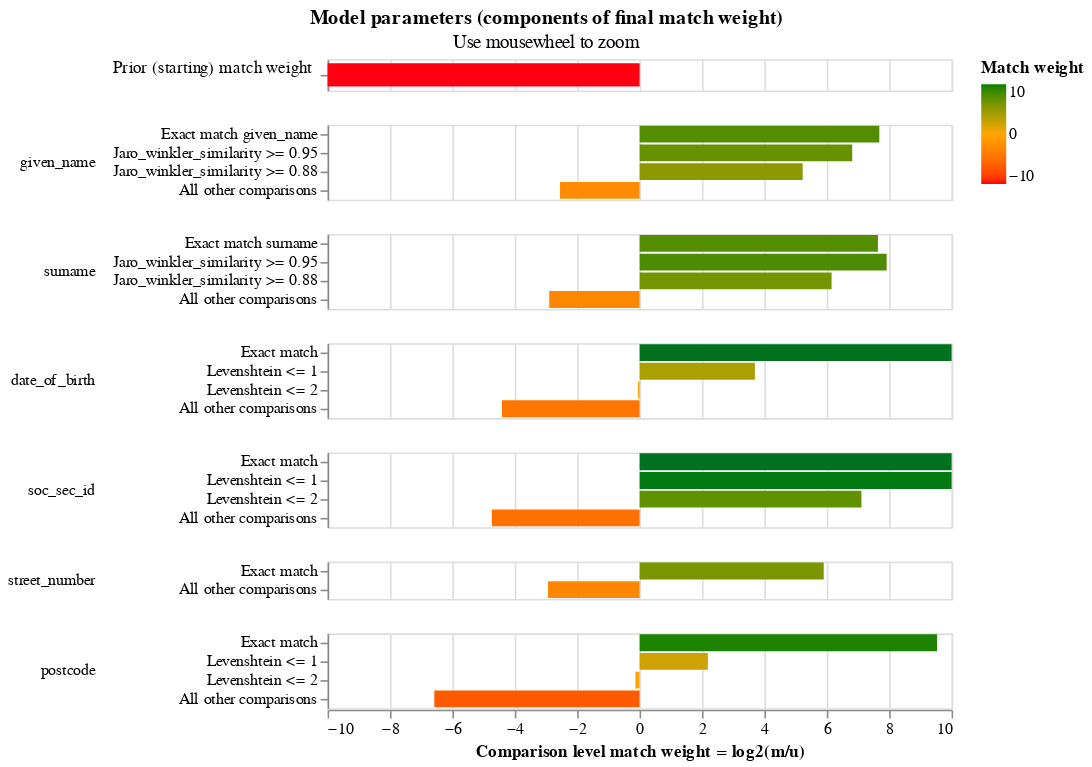

Notebook cell for this chart:
### Code cell
linker_detailed.match_weights_chart()

### Figure 1 — Vega-Lite specification as saved in the notebook (floating-point values rounded to 4 significant figures)
{"$schema": "https://vega.github.io/schema/vega-lite/v5.2.json", "config": {"header": {"title": null}, "mark": {"tooltip": null}, "title": {"anchor": "middle"}, "view": {"height": 60, "width": 400}}, "data": {"values": [{"bayes_factor": 0.0002384, "bayes_factor_description": "The probability that two random records drawn at random match is 0.000 or one in  4,195.5 records.This is equivalent to a starting match weight of -12.034.", "comparison_name": "probability_two_random_records_match", "comparison_sort_order": -1, "comparison_vector_value": 0, "has_tf_adjustments": false, "is_null_level": false, "label_for_charts": "", "log2_bayes_factor": -12.03, "m_probability": null, "m_probability_description": null, "max_comparison_vector_value": 0, "probability_two_random_records_match": 0.0002383, "sql_condition": null, "tf_adjustment_column": null, "tf_adjustment_weight": null, "u_probability": null, "u_probability_description": null}, {"bayes_factor": 205.6, "bayes_factor_description": "If comparison level is `exact match given_name` then comparison is 205.61 times more likely to be a match", "comparison_name": "given_name", "comparison_sort_order": 0, "comparison_vector_value": 3, "has_tf_adjustments": true, "is_null_level": false, "label_for_charts": "Exact match given_name", "log2_bayes_factor": 7.684, "m_probability": 0.6894, "m_probability_description": "Amongst matching record comparisons, 68.94% of records are in the exact match given_name comparison level", "max_comparison_vector_value": 3, "probability_two_random_records_match": 0.0002383, "sql_condition": "\"given_name_l\" = \"given_name_r\"", "tf_adjustment_column": "given_name", "tf_adjustment_weight": 1, "u_probability": 0.003353, "u_probability_description": "Amongst non-matching record comparisons, 0.34% of records are in the exact match given_name comparison level"}, {"bayes_factor": 112.6, "bayes_factor_description": "If comparison level is `jaro_winkler_similarity >= 0.95` then comparison is 112.64 times more likely to be a match", "comparison_name": "given_name", "comparison_sort_order": 0, "comparison_vector_value": 2, "has_tf_adjustments": false, "is_null_level": false, "label_for_charts": "Jaro_winkler_similarity >= 0.95", "log2_bayes_factor": 6.816, "m_probability": 0.08457, "m_probability_description": "Amongst matching record comparisons, 8.46% of records are in the jaro_winkler_similarity >= 0.95 comparison level", "max_comparison_vector_value": 3, "probability_two_random_records_match": 0.0002383, "sql_condition": "jaro_winkler_similarity(\"given_name_l\", \"given_name_r\") >= 0.95", "tf_adjustment_column": null, "tf_adjustment_weight": 1, "u_probability": 0.0007508, "u_probability_description": "Amongst non-matching record comparisons, 0.08% of records are in the jaro_winkler_similarity >= 0.95 comparison level"}, {"bayes_factor": 37.45, "bayes_factor_description": "If comparison level is `jaro_winkler_similarity >= 0.88` then comparison is 37.45 times more likely to be a match", "comparison_name": "given_name", "comparison_sort_order": 0, "comparison_vector_value": 1, "has_tf_adjustments": false, "is_null_level": false, "label_for_charts": "Jaro_winkler_similarity >= 0.88", "log2_bayes_factor": 5.227, "m_probability": 0.05631, "m_probability_description": "Amongst matching record comparisons, 5.63% of records are in the jaro_winkler_similarity >= 0.88 comparison level", "max_comparison_vector_value": 3, "probability_two_random_records_match": 0.0002383, "sql_condition": "jaro_winkler_similarity(\"given_name_l\", \"given_name_r\") >= 0.88", "tf_adjustment_column": null, "tf_adjustment_weight": 1, "u_probability": 0.001504, "u_probability_description": "Amongst non-matching record comparisons, 0.15% of records are in the jaro_winkler_similarity >= 0.88 comparison level"}, {"bayes_factor": 0.1707, "bayes_factor_description": "If comparison level is `all other comparisons` then comparison is  5.86 times less likely to be a match", "comparison_name": "given_name", "comparison_sort_order": 0, "comparison_vector_value": 0, "has_tf_adjustments": false, "is_null_level": false, "label_for_charts": "All other comparisons", "log2_bayes_factor": -2.551, "m_probability": 0.1697, "m_probability_description": "Amongst matching record comparisons, 16.97% of records are in the all other comparisons comparison level", "max_comparison_vector_value": 3, "probability_two_random_records_match": 0.0002383, "sql_condition": "ELSE", "tf_adjustment_column": null, "tf_adjustment_weight": 1, "u_probability": 0.9944, "u_probability_description": "Amongst non-matching record comparisons, 99.44% of records are in the all other comparisons comparison level"}, {"bayes_factor": 199.3, "bayes_factor_description": "If comparison level is `exact match surname` then comparison is 199.29 times more likely to be a match", "comparison_name": "surname", "comparison_sort_order": 1, "comparison_vector_value": 3, "has_tf_adjustments": true, "is_null_level": false, "label_for_charts": "Exact match surname", "log2_bayes_factor": 7.639, "m_probability": 0.6785, "m_probability_description": "Amongst matching record comparisons, 67.85% of records are in the exact match surname comparison level", "max_comparison_vector_value": 3, "probability_two_random_records_match": 0.0002383, "sql_condition": "\"surname_l\" = \"surname_r\"", "tf_adjustment_column": "surname", "tf_adjustment_weight": 1, "u_probability": 0.003404, "u_probability_description": "Amongst non-matching record comparisons, 0.34% of records are in the exact match surname comparison level"}, {"bayes_factor": 241.9, "bayes_factor_description": "If comparison level is `jaro_winkler_similarity >= 0.95` then comparison is 241.92 times more likely to be a match", "comparison_name": "surname", "comparison_sort_order": 1, "comparison_vector_value": 2, "has_tf_adjustments": false, "is_null_level": false, "label_for_charts": "Jaro_winkler_similarity >= 0.95", "log2_bayes_factor": 7.918, "m_probability": 0.1304, "m_probability_description": "Amongst matching record comparisons, 13.04% of records are in the jaro_winkler_similarity >= 0.95 comparison level", "max_comparison_vector_value": 3, "probability_two_random_records_match": 0.0002383, "sql_condition": "jaro_winkler_similarity(\"surname_l\", \"surname_r\") >= 0.95", "tf_adjustment_column": null, "tf_adjustment_weight": 1, "u_probability": 0.000539, "u_probability_description": "Amongst non-matching record comparisons, 0.05% of records are in the jaro_winkler_similarity >= 0.95 comparison level"}, {"bayes_factor": 71.2, "bayes_factor_description": "If comparison level is `jaro_winkler_similarity >= 0.88` then comparison is 71.20 times more likely to be a match", "comparison_name": "surname", "comparison_sort_order": 1, "comparison_vector_value": 1, "has_tf_adjustments": false, "is_null_level": false, "label_for_charts": "Jaro_winkler_similarity >= 0.88", "log2_bayes_factor": 6.154, "m_probability": 0.05758, "m_probability_description": "Amongst matching record comparisons, 5.76% of records are in the jaro_winkler_similarity >= 0.88 comparison level", "max_comparison_vector_value": 3, "probability_two_random_records_match": 0.0002383, "sql_condition": "jaro_winkler_similarity(\"surname_l\", \"surname_r\") >= 0.88", "tf_adjustment_column": null, "tf_adjustment_weight": 1, "u_probability": 0.0008088, "u_probability_description": "Amongst non-matching record comparisons, 0.08% of records are in the jaro_winkler_similarity >= 0.88 comparison level"}, {"bayes_factor": 0.1342, "bayes_factor_description": "If comparison level is `all other comparisons` then comparison is  7.45 times less likely to be a match", "comparison_name": "surname", "comparison_sort_order": 1, "comparison_vector_value": 0, "has_tf_adjustments": false, "is_null_level": false, "label_for_charts": "All other comparisons", "log2_bayes_factor": -2.897, "m_probability": 0.1336, "m_probability_description": "Amongst matching record comparisons, 13.36% of records are in the all other comparisons comparison level", "max_comparison_vector_value": 3, "probability_two_random_records_match": 0.0002383, "sql_condition": "ELSE", "tf_adjustment_column": null, "tf_adjustment_weight": 1, "u_probability": 0.9952, "u_probability_description": "Amongst non-matching record comparisons, 99.52% of records are in the all other comparisons comparison level"}, {"bayes_factor": 4274.0, "bayes_factor_description": "If comparison level is `exact match` then comparison is 4,273.80 times more likely to be a match", "comparison_name": "date_of_birth", "comparison_sort_order": 2, "comparison_vector_value": 3, "has_tf_adjustments": false, "is_null_level": false, "label_for_charts": "Exact match", "log2_bayes_factor": 12.06, "m_probability": 0.9283, "m_probability_description": "Amongst matching record comparisons, 92.83% of records are in the exact match comparison level", "max_comparison_vector_value": 3, "probability_two_random_records_match": 0.0002383, "sql_condition": "\"date_of_birth_l\" = \"date_of_birth_r\"", "tf_adjustment_column": null, "tf_adjustment_weight": 1, "u_probability": 0.0002172, "u_probability_description": "Amongst non-matching record comparisons, 0.02% of records are in the exact match comparison level"}, {"bayes_factor": 12.95, "bayes_factor_description": "If comparison level is `levenshtein <= 1` then comparison is 12.95 times more likely to be a match", "comparison_name": "date_of_birth", "comparison_sort_order": 2, "comparison_vector_value": 2, "has_tf_adjustments": false, "is_null_level": false, "label_for_charts": "Levenshtein <= 1", "log2_bayes_factor": 3.695, "m_probability": 0.01261, "m_probability_description": "Amongst matching record comparisons, 1.26% of records are in the levenshtein <= 1 comparison level", "max_comparison_vector_value": 3, "probability_two_random_records_match": 0.0002383, "sql_condition": "levenshtein(\"date_of_birth_l\", \"date_of_birth_r\") <= 1", "tf_adjustment_column": null, "tf_adjustment_weight": 1, "u_probability": 0.000974, "u_probability_description": "Amongst non-matching record comparisons, 0.10% of records are in the levenshtein <= 1 comparison level"}, {"bayes_factor": 0.9639, "bayes_factor_description": "If comparison level is `levenshtein <= 2` then comparison is  1.04 times less likely to be a match", "comparison_name": "date_of_birth", "comparison_sort_order": 2, "comparison_vector_value": 1, "has_tf_adjustments": false, "is_null_level": false, "label_for_charts": "Levenshtein <= 2", "log2_bayes_factor": -0.05304, "m_probability": 0.0128, "m_probability_description": "Amongst matching record comparisons, 1.28% of records are in the levenshtein <= 2 comparison level", "max_comparison_vector_value": 3, "probability_two_random_records_match": 0.0002383, "sql_condition": "levenshtein(\"date_of_birth_l\", \"date_of_birth_r\") <= 2", "tf_adjustment_column": null, "tf_adjustment_weight": 1, "u_probability": 0.01328, "u_probability_description": "Amongst non-matching record comparisons, 1.33% of records are in the levenshtein <= 2 comparison level"}, {"bayes_factor": 0.04695, "bayes_factor_description": "If comparison level is `all other comparisons` then comparison is  21.30 times less likely to be a match", "comparison_name": "date_of_birth", "comparison_sort_order": 2, "comparison_vector_value": 0, "has_tf_adjustments": false, "is_null_level": false, "label_for_charts": "All other comparisons", "log2_bayes_factor": -4.413, "m_probability": 0.04627, "m_probability_description": "Amongst matching record comparisons, 4.63% of records are in the all other comparisons comparison level", "max_comparison_vector_value": 3, "probability_two_random_records_match": 0.0002383, "sql_condition": "ELSE", "tf_adjustment_column": null, "tf_adjustment_weight": 1, "u_probability": 0.9855, "u_probability_description": "Amongst non-matching record comparisons, 98.55% of records are in the all other comparisons comparison level"}, {"bayes_factor": 4994.0, "bayes_factor_description": "If comparison level is `exact match` then comparison is 4,994.44 times more likely to be a match", "comparison_name": "soc_sec_id", "comparison_sort_order": 3, "comparison_vector_value": 3, "has_tf_adjustments": false, "is_null_level": false, "label_for_charts": "Exact match", "log2_bayes_factor": 12.29, "m_probability": 0.9114, "m_probability_description": "Amongst matching record comparisons, 91.14% of records are in the exact match comparison level", "max_comparison_vector_value": 3, "probability_two_random_records_match": 0.0002383, "sql_condition": "\"soc_sec_id_l\" = \"soc_sec_id_r\"", "tf_adjustment_column": null, "tf_adjustment_weight": 1, "u_probability": 0.0001825, "u_probability_description": "Amongst non-matching record comparisons, 0.02% of records are in the exact match comparison level"}, {"bayes_factor": 1970.0, "bayes_factor_description": "If comparison level is `levenshtein <= 1` then comparison is 1,969.57 times more likely to be a match", "comparison_name": "soc_sec_id", "comparison_sort_order": 3, "comparison_vector_value": 2, "has_tf_adjustments": false, "is_null_level": false, "label_for_charts": "Levenshtein <= 1", "log2_bayes_factor": 10.94, "m_probability": 0.022, "m_probability_description": "Amongst matching record comparisons, 2.20% of records are in the levenshtein <= 1 comparison level", "max_comparison_vector_value": 3, "probability_two_random_records_match": 0.0002383, "sql_condition": "levenshtein(\"soc_sec_id_l\", \"soc_sec_id_r\") <= 1", "tf_adjustment_column": null, "tf_adjustment_weight": 1, "u_probability": 1.117e-05, "u_probability_description": "Amongst non-matching record comparisons, 0.00% of records are in the levenshtein <= 1 comparison level"}, {"bayes_factor": 138.1, "bayes_factor_description": "If comparison level is `levenshtein <= 2` then comparison is 138.13 times more likely to be a match", "comparison_name": "soc_sec_id", "comparison_sort_order": 3, "comparison_vector_value": 1, "has_tf_adjustments": false, "is_null_level": false, "label_for_charts": "Levenshtein <= 2", "log2_bayes_factor": 7.11, "m_probability": 0.02915, "m_probability_description": "Amongst matching record comparisons, 2.91% of records are in the levenshtein <= 2 comparison level", "max_comparison_vector_value": 3, "probability_two_random_records_match": 0.0002383, "sql_condition": "levenshtein(\"soc_sec_id_l\", \"soc_sec_id_r\") <= 2", "tf_adjustment_column": null, "tf_adjustment_weight": 1, "u_probability": 0.000211, "u_probability_description": "Amongst non-matching record comparisons, 0.02% of records are in the levenshtein <= 2 comparison level"}, {"bayes_factor": 0.03751, "bayes_factor_description": "If comparison level is `all other comparisons` then comparison is  26.66 times less likely to be a match", "comparison_name": "soc_sec_id", "comparison_sort_order": 3, "comparison_vector_value": 0, "has_tf_adjustments": false, "is_null_level": false, "label_for_charts": "All other comparisons", "log2_bayes_factor": -4.737, "m_probability": 0.03749, "m_probability_description": "Amongst matching record comparisons, 3.75% of records are in the all other comparisons comparison level", "max_comparison_vector_value": 3, "probability_two_random_records_match": 0.0002383, "sql_condition": "ELSE", "tf_adjustment_column": null, "tf_adjustment_weight": 1, "u_probability": 0.9996, "u_probability_description": "Amongst non-matching record comparisons, 99.96% of records are in the all other comparisons comparison level"}, {"bayes_factor": 59.78, "bayes_factor_description": "If comparison level is `exact match` then comparison is 59.78 times more likely to be a match", "comparison_name": "street_number", "comparison_sort_order": 4, "comparison_vector_value": 1, "has_tf_adjustments": true, "is_null_level": false, "label_for_charts": "Exact match", "log2_bayes_factor": 5.902, "m_probability": 0.8712, "m_probability_description": "Amongst matching record comparisons, 87.12% of records are in the exact match comparison level", "max_comparison_vector_value": 1, "probability_two_random_records_match": 0.0002383, "sql_condition": "\"street_number_l\" = \"street_number_r\"", "tf_adjustment_column": "street_number", "tf_adjustment_weight": 1, "u_probability": 0.01457, "u_probability_description": "Amongst non-matching record comparisons, 1.46% of records are in the exact match comparison level"}, {"bayes_factor": 0.1307, "bayes_factor_description": "If comparison level is `all other comparisons` then comparison is  7.65 times less likely to be a match", "comparison_name": "street_number", "comparison_sort_order": 4, "comparison_vector_value": 0, "has_tf_adjustments": false, "is_null_level": false, "label_for_charts": "All other comparisons", "log2_bayes_factor": -2.936, "m_probability": 0.1288, "m_probability_description": "Amongst matching record comparisons, 12.88% of records are in the all other comparisons comparison level", "max_comparison_vector_value": 1, "probability_two_random_records_match": 0.0002383, "sql_condition": "ELSE", "tf_adjustment_column": null, "tf_adjustment_weight": 1, "u_probability": 0.9854, "u_probability_description": "Amongst non-matching record comparisons, 98.54% of records are in the all other comparisons comparison level"}, {"bayes_factor": 740.6, "bayes_factor_description": "If comparison level is `exact match` then comparison is 740.58 times more likely to be a match", "comparison_name": "postcode", "comparison_sort_order": 5, "comparison_vector_value": 3, "has_tf_adjustments": true, "is_null_level": false, "label_for_charts": "Exact match", "log2_bayes_factor": 9.533, "m_probability": 0.8409, "m_probability_description": "Amongst matching record comparisons, 84.09% of records are in the exact match comparison level", "max_comparison_vector_value": 3, "probability_two_random_records_match": 0.0002383, "sql_condition": "\"postcode_l\" = \"postcode_r\"", "tf_adjustment_column": "postcode", "tf_adjustment_weight": 1, "u_probability": 0.001135, "u_probability_description": "Amongst non-matching record comparisons, 0.11% of records are in the exact match comparison level"}, {"bayes_factor": 4.559, "bayes_factor_description": "If comparison level is `levenshtein <= 1` then comparison is 4.56 times more likely to be a match", "comparison_name": "postcode", "comparison_sort_order": 5, "comparison_vector_value": 2, "has_tf_adjustments": false, "is_null_level": false, "label_for_charts": "Levenshtein <= 1", "log2_bayes_factor": 2.189, "m_probability": 0.05341, "m_probability_description": "Amongst matching record comparisons, 5.34% of records are in the levenshtein <= 1 comparison level", "max_comparison_vector_value": 3, "probability_two_random_records_match": 0.0002383, "sql_condition": "levenshtein(\"postcode_l\", \"postcode_r\") <= 1", "tf_adjustment_column": null, "tf_adjustment_weight": 1, "u_probability": 0.01172, "u_probability_description": "Amongst non-matching record comparisons, 1.17% of records are in the levenshtein <= 1 comparison level"}, {"bayes_factor": 0.9112, "bayes_factor_description": "If comparison level is `levenshtein <= 2` then comparison is  1.10 times less likely to be a match", "comparison_name": "postcode", "comparison_sort_order": 5, "comparison_vector_value": 1, "has_tf_adjustments": false, "is_null_level": false, "label_for_charts": "Levenshtein <= 2", "log2_bayes_factor": -0.1341, "m_probability": 0.09648, "m_probability_description": "Amongst matching record comparisons, 9.65% of records are in the levenshtein <= 2 comparison level", "max_comparison_vector_value": 3, "probability_two_random_records_match": 0.0002383, "sql_condition": "levenshtein(\"postcode_l\", \"postcode_r\") <= 2", "tf_adjustment_column": null, "tf_adjustment_weight": 1, "u_probability": 0.1059, "u_probability_description": "Amongst non-matching record comparisons, 10.59% of records are in the levenshtein <= 2 comparison level"}, {"bayes_factor": 0.01046, "bayes_factor_description": "If comparison level is `all other comparisons` then comparison is  95.62 times less likely to be a match", "comparison_name": "postcode", "comparison_sort_order": 5, "comparison_vector_value": 0, "has_tf_adjustments": false, "is_null_level": false, "label_for_charts": "All other comparisons", "log2_bayes_factor": -6.579, "m_probability": 0.009216, "m_probability_description": "Amongst matching record comparisons, 0.92% of records are in the all other comparisons comparison level", "max_comparison_vector_value": 3, "probability_two_random_records_match": 0.0002383, "sql_condition": "ELSE", "tf_adjustment_column": null, "tf_adjustment_weight": 1, "u_probability": 0.8813, "u_probability_description": "Amongst non-matching record comparisons, 88.13% of records are in the all other comparisons comparison level"}]}, "resolve": {"axis": {"y": "independent"}, "scale": {"y": "independent"}}, "selection": {"zoom_selector": {"bind": "scales", "encodings": ["x"], "type": "interval"}}, "title": {"subtitle": "Use mousewheel to zoom", "text": "Model parameters (components of final match weight)"}, "vconcat": [{"encoding": {"color": {"field": "log2_bayes_factor", "scale": {"domain": [-10, 0, 10], "range": ["red", "orange", "green"]}, "title": "Match weight", "type": "quantitative"}, "tooltip": [{"field": "comparison_name", "title": "Comparison name", "type": "nominal"}, {"field": "probability_two_random_records_match", "format": ".4f", "title": "Probability two random records match", "type": "nominal"}, {"field": "log2_bayes_factor", "format": ",.4f", "title": "Equivalent match weight", "type": "quantitative"}, {"field": "bayes_factor_description", "title": "Match weight description", "type": "nominal"}], "x": {"axis": {"domain": false, "labels": false, "ticks": false, "title": ""}, "field": "log2_bayes_factor", "scale": {"domain": [-10, 10]}, "type": "quantitative"}, "y": {"axis": {"title": "Prior (starting) match weight", "titleAlign": "right", "titleAngle": 0, "titleFontWeight": "normal"}, "field": "label_for_charts", "sort": {"field": "comparison_vector_value", "order": "descending"}, "type": "nominal"}}, "height": 20, "mark": {"clip": true, "height": 15, "type": "bar"}, "selection": {"zoom_selector": {"bind": "scales", "encodings": ["x"], "type": "interval"}}, "transform": [{"filter": "(datum.comparison_name == 'probability_two_random_records_match')"}]}, {"encoding": {"color": {"field": "log2_bayes_factor", "scale": {"domain": [-10, 0, 10], "range": ["red", "orange", "green"]}, "title": "Match weight", "type": "quantitative"}, "row": {"field": "comparison_name", "header": {"labelAlign": "left", "labelAnchor": "middle", "labelAngle": 0}, "sort": {"field": "comparison_sort_order"}, "type": "nominal"}, "tooltip": [{"field": "comparison_name", "title": "Comparison name", "type": "nominal"}, {"field": "label_for_charts", "title": "Label", "type": "ordinal"}, {"field": "sql_condition", "title": "SQL condition", "type": "nominal"}, {"field": "m_probability", "format": ".4f", "title": "M probability", "type": "quantitative"}, {"field": "u_probability", "format": ".4f", "title": "U probability", "type": "quantitative"}, {"field": "bayes_factor", "format": ",.4f", "title": "Bayes factor = m/u", "type": "quantitative"}, {"field": "log2_bayes_factor", "format": ",.4f", "title": "Match weight = log2(m/u)", "type": "quantitative"}, {"field": "bayes_factor_description", "title": "Match weight description", "type": "nominal"}], "x": {"axis": {"title": "Comparison level match weight = log2(m/u)"}, "field": "log2_bayes_factor", "scale": {"domain": [-10, 10]}, "type": "quantitative"}, "y": {"axis": {"title": null}, "field": "label_for_charts", "sort": {"field": "comparison_vector_value", "order": "descending"}, "type": "nominal"}}, "height": {"step": 12}, "mark": {"clip": true, "type": "bar"}, "resolve": {"axis": {"y": "independent"}, "scale": {"y": "independent"}}, "selection": {"zoom_selector": {"bind": "scales", "encodings": ["x"], "type": "interval"}}, "transform": [{"filter": "(datum.comparison_name != 'probability_two_random_records_match')"}]}]}
